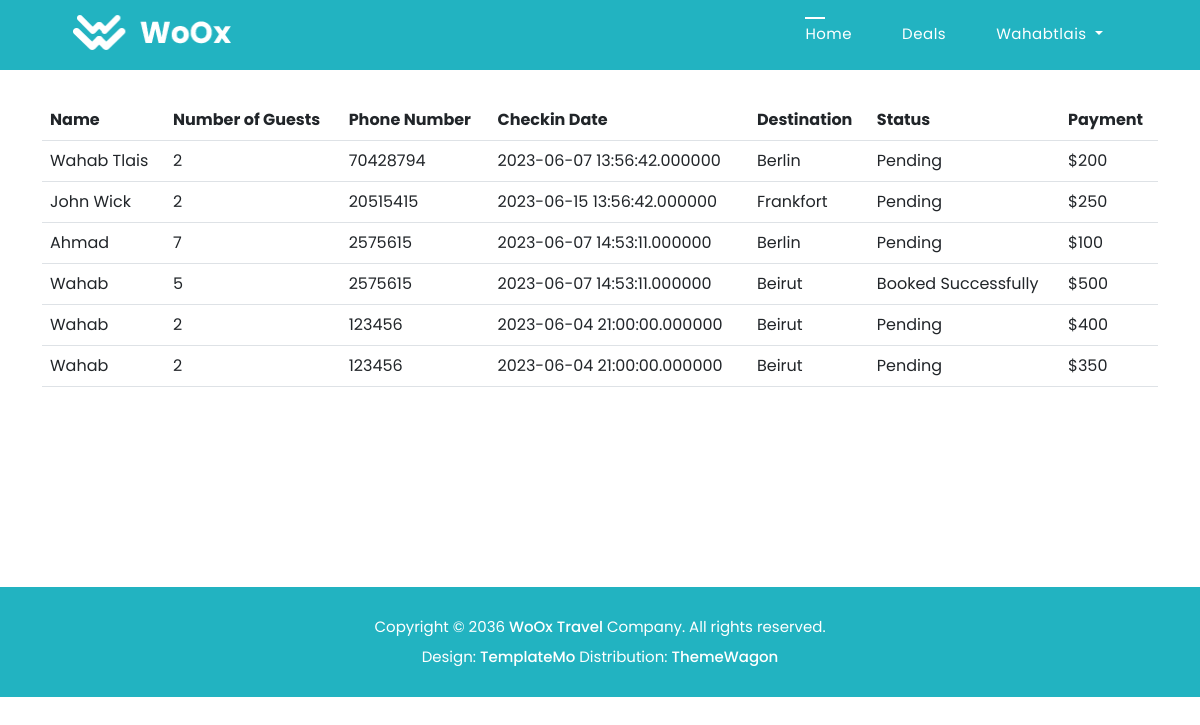
Page /users/user.php?id=1 (signed in) on the committed database.
### tables this page shows
CREATE TABLE IF NOT EXISTS `bookings` (
  `id` int(3) NOT NULL AUTO_INCREMENT,
  `name` varchar(200) NOT NULL,
  `phone_number` int(30) NOT NULL,
  `num_of_guests` int(10) NOT NULL,
  `checkin_date` timestamp(6) NOT NULL,
  `destination` varchar(200) NOT NULL,
  `status` varchar(200) NOT NULL,
  `city_id` int(10) NOT NULL,
  `user_id` int(10) NOT NULL,
  `payment` varchar(40) NOT NULL,
  `created_at` timestamp NOT NULL DEFAULT CURRENT_TIMESTAMP,
  PRIMARY KEY (`id`)
);

### users/user.php (the view, shortened to what this page needs)
<?php require "../includes/header.php" ?>
<?php require "../config/config.php" ?>
<?php
if (isset($_GET['id'])) {
    $id = $_GET['id'];
    $user_bookings = $conn->query("SELECT * FROM bookings WHERE user_id=$id");
    $user_bookings->execute();
    $allBookings = $user_bookings->fetchAll(PDO::FETCH_OBJ);
} else {
    header("location: 404.php");
}
?>
<div class="container">
    <div class="row">
        <div class="col-md-12">
            <table class="table" style="margin-top: 100px; margin-bottom: 200px;">
                <thead>
                    <tr>
                        <th scope="col">Name</th>
                        <th scope="col">Number of Guests</th>
                        <th scope="col">Phone Number</th>
                        <th scope="col">Checkin Date</th>
                        <th scope="col">Destination</th>
                        <th scope="col">Status</th>
                        <th scope="col">Payment</th>
                    </tr>
                </thead>
                <tbody>
                    <?php foreach ($allBookings as $bookings) : ?>
                        <tr>
                            <td><?= $bookings->name; ?></td>
                            <td><?= $bookings->num_of_guests; ?></td>
                            <td><?= $bookings->phone_number; ?></td>
                            <td><?= $bookings->checkin_date; ?></td>
                            <td><?= $bookings->destination; ?></td>
                            <td><?= $bookings->status; ?></td>
                            <td>$<?= $bookings->payment; ?></td>
                        </tr>
                    <?php endforeach; ?>
                </tbody>
            </table>
        </div>
    </div>
</div>
<?php require "../includes/footer.php" ?>

### assets/css/templatemo-woox-travel.css (style rules this page uses)
html, body, div, span, applet, object, iframe, h1, h2, h3, h4, h5, h6, p, blockquote, div pre, a, abbr, acronym, address, big, cite, code, del, dfn, em, font, img, ins, kbd, q, s, samp, small, strike, strong, sub, sup, tt, var, b, u, i, center, dl, dt, dd, ol, ul, li, figure, header, nav, section, article, aside, footer, figcaption { margin: 0; padding: 0; border: 0; outline: 0; }
* { box-sizing: border-box; }
html, body { font-family: "Poppins", sans-serif; font-weight: 400; background-color: #fff; font-size: 16px; -ms-text-size-adjust: 100%; -webkit-font-smoothing: antialiased; -moz-osx-font-smoothing: grayscale; }
html, body { background: #fff; font-family: "Poppins", sans-serif; }
body { overflow-x: hidden; }

### rows in the picture
bookings: name "Wahab Tlais", num_of_guests "2", phone_number "70428794", checkin_date "2023-06-07 13:56:42.000000", destination "Berlin", status "Pending", payment "200"
bookings: name "John Wick", num_of_guests "2", phone_number "20515415", checkin_date "2023-06-15 13:56:42.000000", destination "Frankfort", status "Pending", payment "250"
bookings: name "Ahmad", num_of_guests "7", phone_number "2575615", checkin_date "2023-06-07 14:53:11.000000", destination "Berlin", status "Pending", payment "100"
bookings: name "Wahab", num_of_guests "5", phone_number "2575615", checkin_date "2023-06-07 14:53:11.000000", destination "Beirut", status "Booked Successfully", payment "500"
bookings: name "Wahab", num_of_guests "2", phone_number "123456", checkin_date "2023-06-04 21:00:00.000000", destination "Beirut", status "Pending", payment "400"
bookings: name "Wahab", num_of_guests "2", phone_number "123456", checkin_date "2023-06-04 21:00:00.000000", destination "Beirut", status "Pending", payment "350"

### other values in the picture
$_SESSION['username'] "Wahabtlais"
